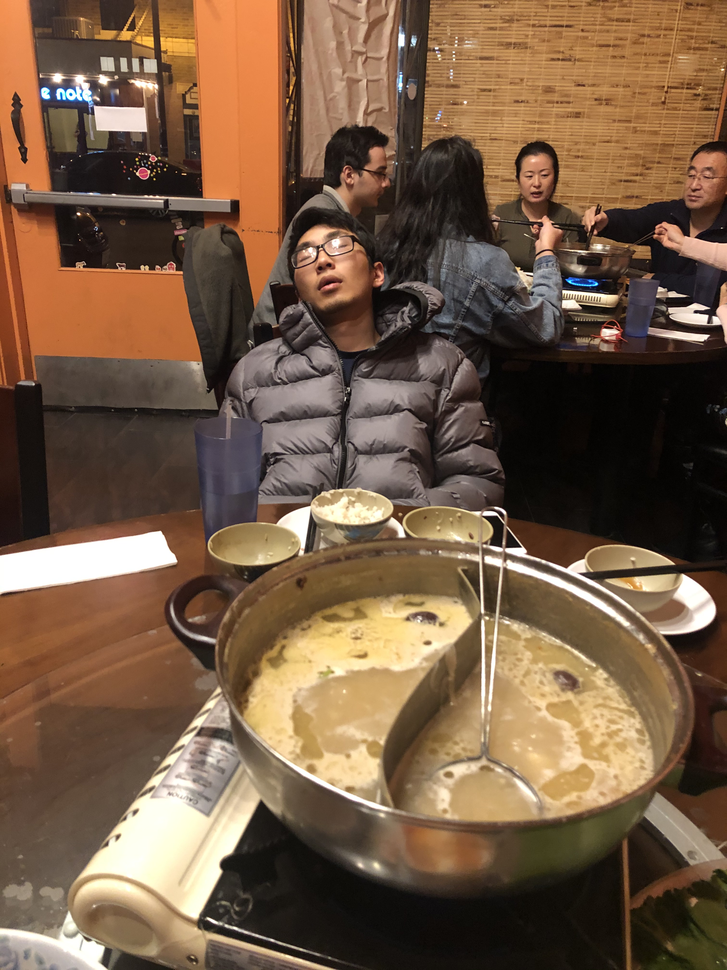
%> input picture img_source/1.png, 727 x 970 px, shrunk from 3024 x 4032 before the run
$ octave project3.m   (GNU Octave 9; MATLAB toolbox functions it lacks are replaced by stand-ins)
%> lines starting %> are read from the running program, lines starting %| are printed output that depends on the picture; in (x1, y1, x2, y2) boxes, pixels count from 0 and x2, y2 are one past the last pixel; in counts of white or black regions, pixels touching at a corner belong together; the program's own positions count from 1
close all
clear all
clc
im1 = imread('D:\Matlab-Digital-Image-Processing\img_source\1.png');
%> im1 is the input picture: size 970x727x3 uint8; mean R, G, B 117.6, 91.5, 69
YCbCr= rgb2ycbcr(im1);
%> YCbCr: size 970x727x3 uint8; mean of channels 1, 2, 3 99.1, 114.2, 141.1
Y = YCbCr(:, : ,1);
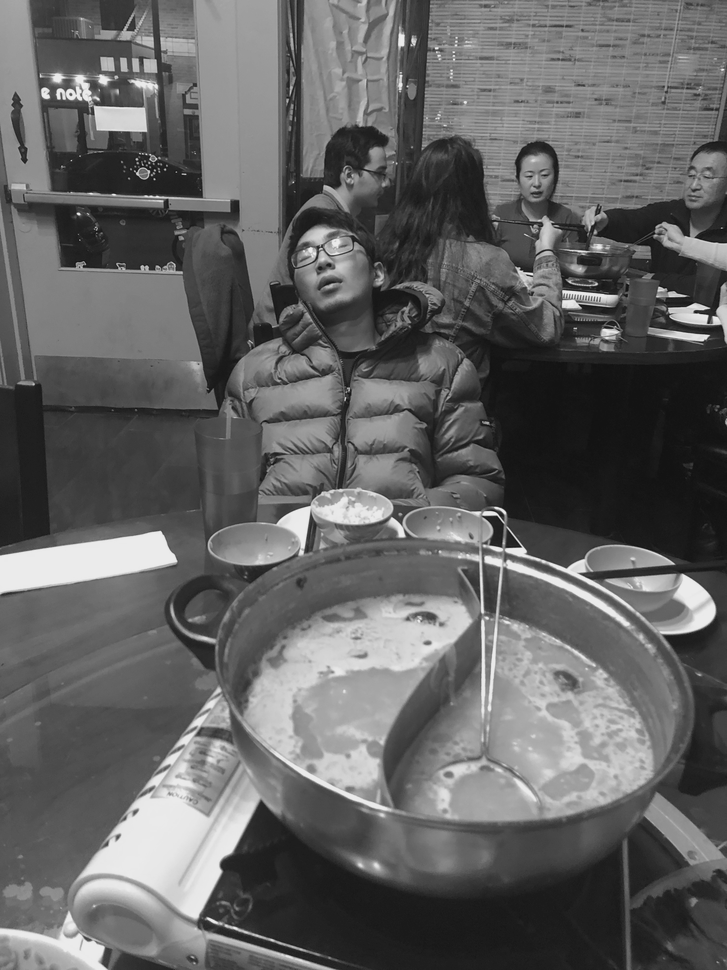
%> Y: size 970x727 uint8; min 16, max 235, mean 99.1
Cb = YCbCr(:,:,2);
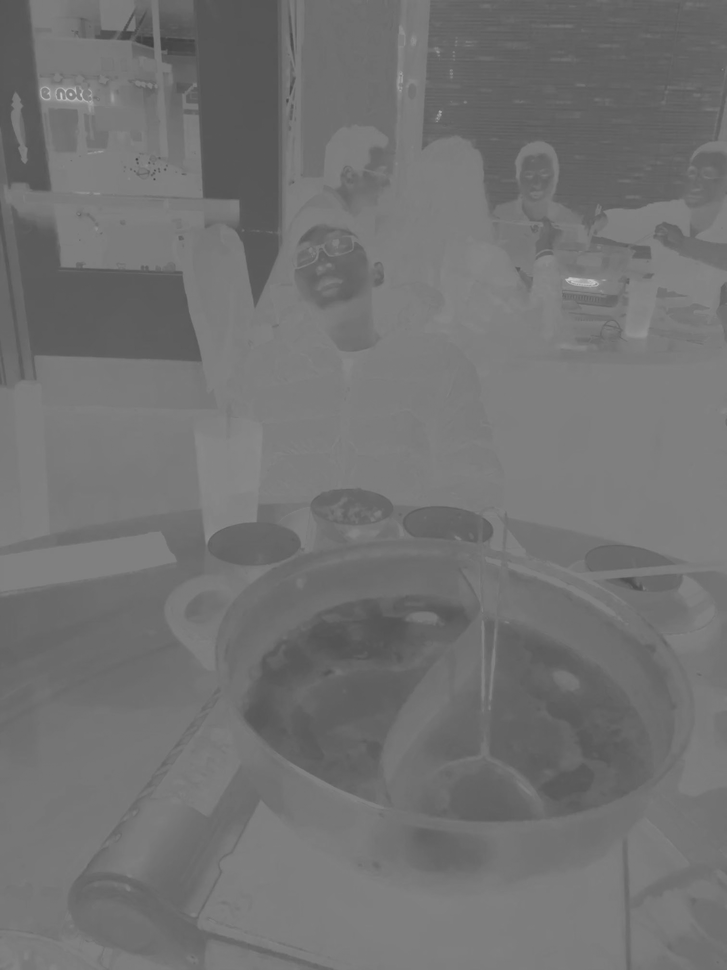
%> Cb: size 970x727 uint8; min 63, max 203, mean 114.2
Cr= YCbCr(:,:,3);
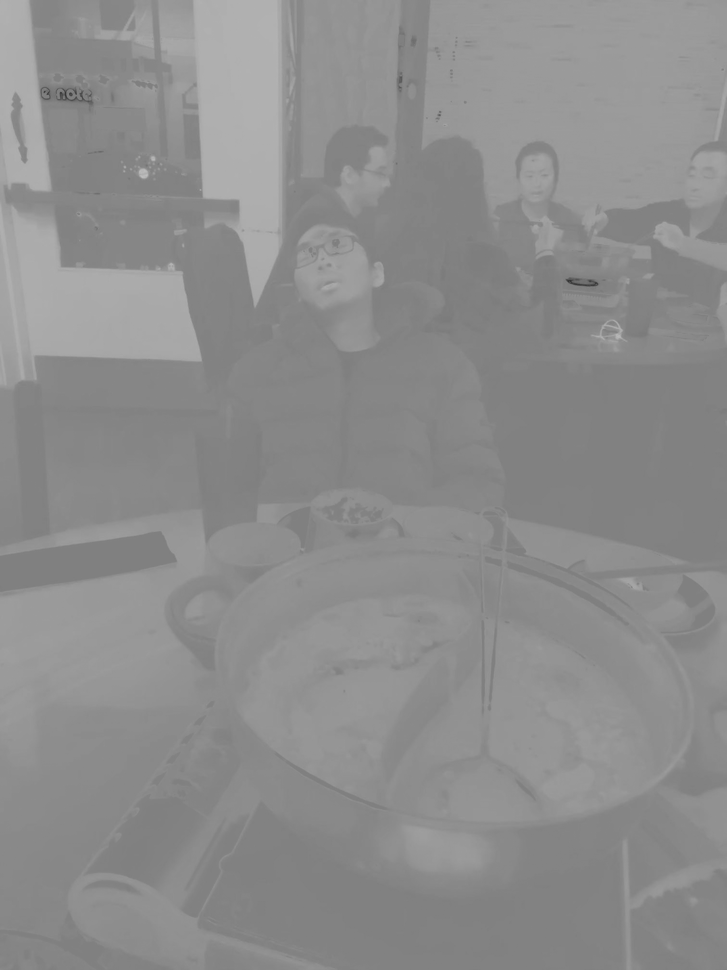
%> Cr: size 970x727 uint8; min 51, max 190, mean 141.1
BW1 = edge(Y,'Prewitt');
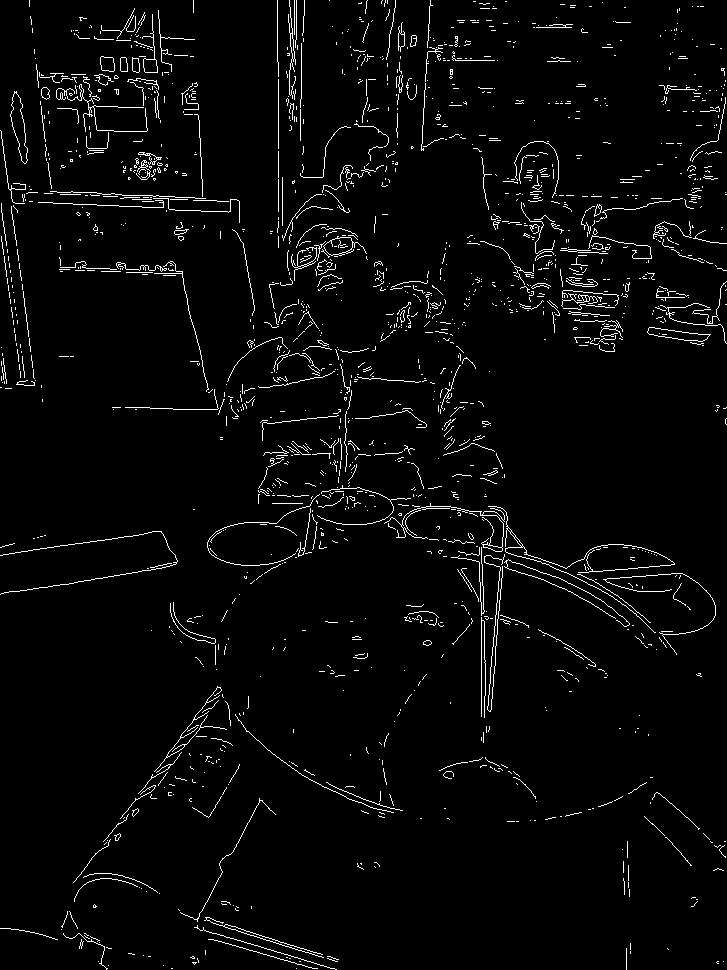
%> BW1: size 970x727 logical; 3.2% white in thin lines or dots
BW2 = edge(Y,'Sobel');
%> BW2: size 970x727 logical; 3.2% white in thin lines or dots
figure;
imshow(BW1);
title('Prewitt on Y');
figure;
imshow(BW2);
title('Sobel on Y');

BW3 = edge(Cb,'Prewitt');
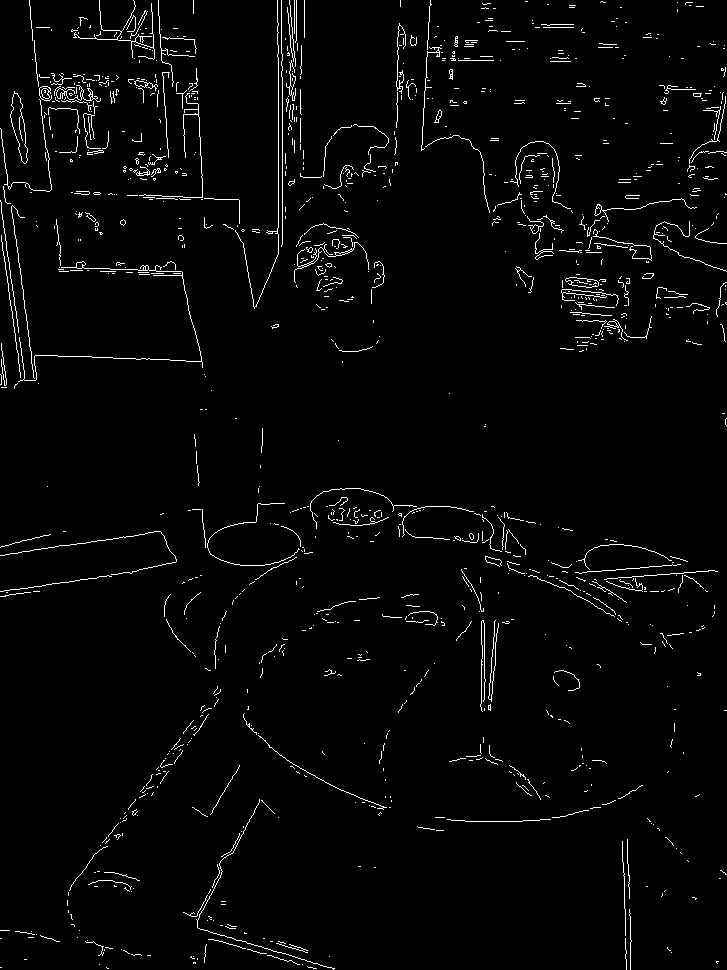
%> BW3: size 970x727 logical; 2.5% white in thin lines or dots
BW4 = edge(Cb,'Sobel');
%> BW4: size 970x727 logical; 2.4% white in thin lines or dots
figure;
imshow(BW3);
title('Prewitt on Cb');
figure;
imshow(BW4);
title('Sobel on Cb');

BW5 = edge(Cr,'Prewitt');
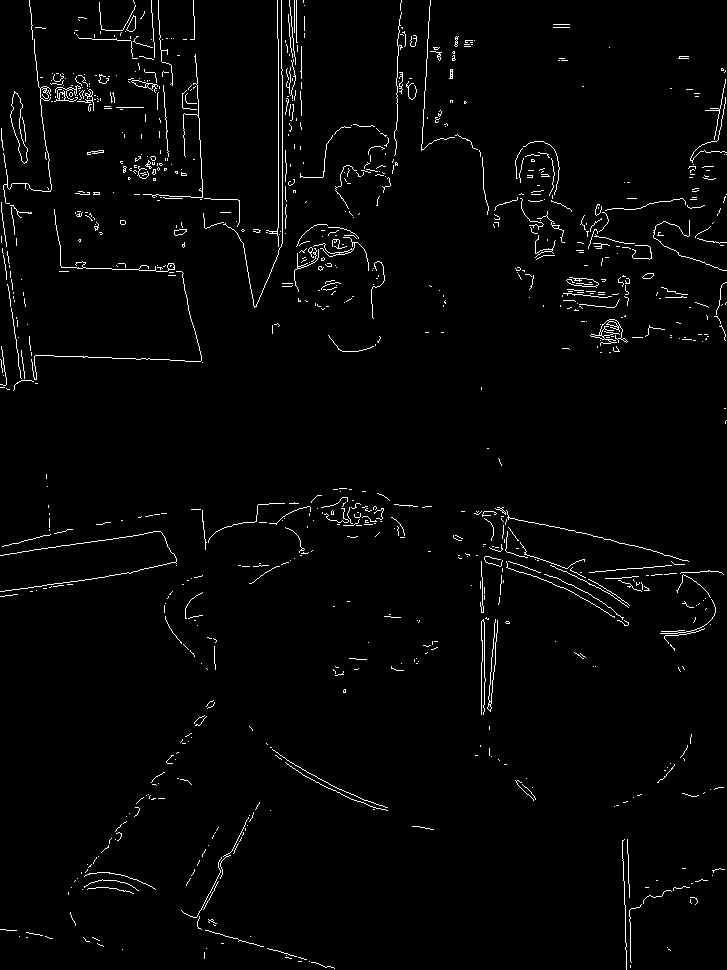
%> BW5: size 970x727 logical; 2.1% white in thin lines or dots
BW6 = edge(Cr,'Sobel');
%> BW6: size 970x727 logical; 2.1% white in thin lines or dots
figure;
imshow(BW5);
title('Prewitt on Cr');
figure;
imshow(BW6);
title('Sobel on Cr');

$ run again, with img_source/10.jpg saved as img_source/1.png
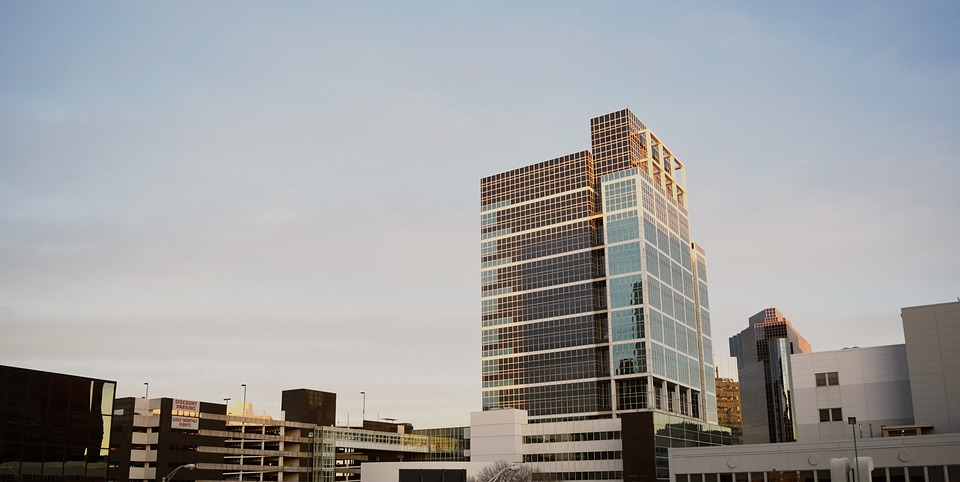
%> input picture img_source/10.jpg, 960 x 482 px
%> im1 is the input picture: size 482x960x3 uint8; mean R, G, B 157.7, 158.1, 158.7
%> YCbCr: size 482x960x3 uint8; mean of channels 1, 2, 3 151.8, 128.3, 127.8
%> `BW1 = edge(Y,'Prewitt');`:
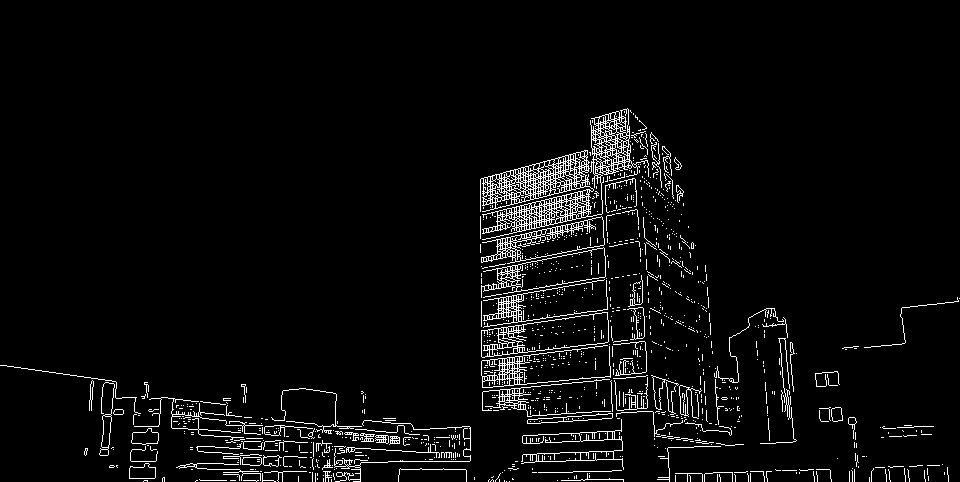
%> BW1: size 482x960 logical; 4.3% white in thin lines or dots, all inside (x1, y1, x2, y2) = (0, 108, 960, 482)
%> BW3: size 482x960 logical; 3.1% white in thin lines or dots, all inside (x1, y1, x2, y2) = (0, 108, 948, 482)
%> `BW5 = edge(Cr,'Prewitt');`:
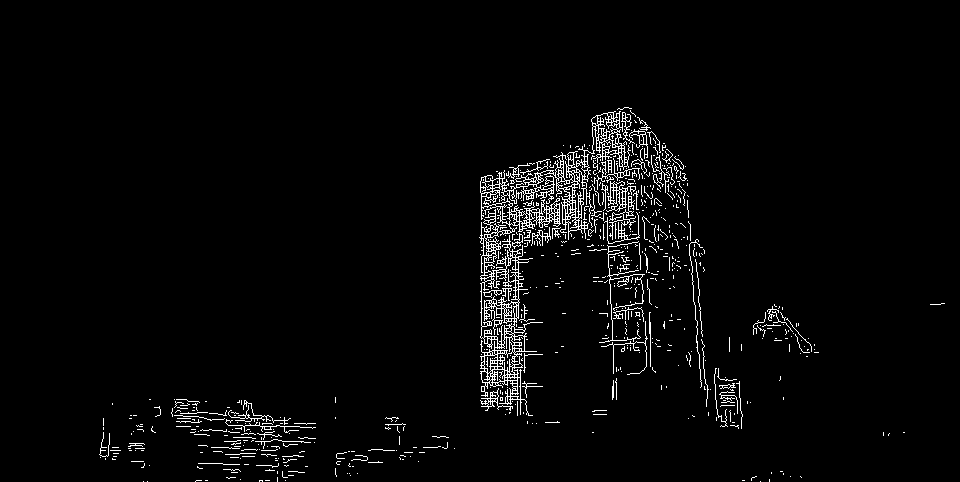
%> BW5: size 482x960 logical; 3% white in thin lines or dots, all inside (x1, y1, x2, y2) = (99, 107, 945, 482)

$ run again, with img_source/11.jpg saved as img_source/1.png
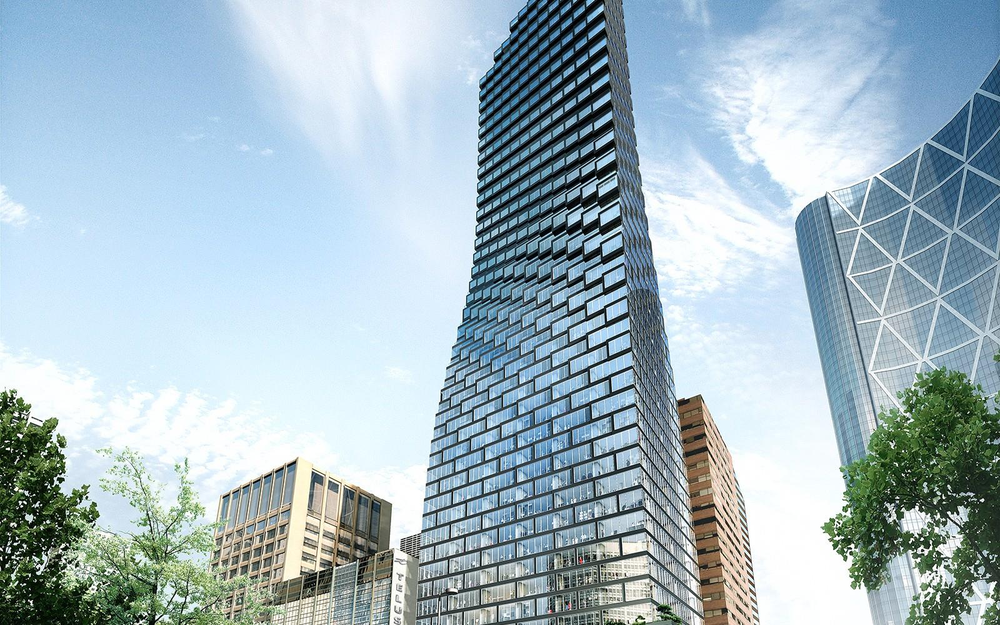
%> input picture img_source/11.jpg, 1000 x 625 px, shrunk from 1600 x 1000 before the run
%> im1 is the input picture: size 625x1000x3 uint8; mean R, G, B 163.6, 184.1, 193.6
%> YCbCr: size 625x1000x3 uint8; mean of channels 1, 2, 3 169.7, 135.2, 118.3
%> `BW1 = edge(Y,'Prewitt');`:
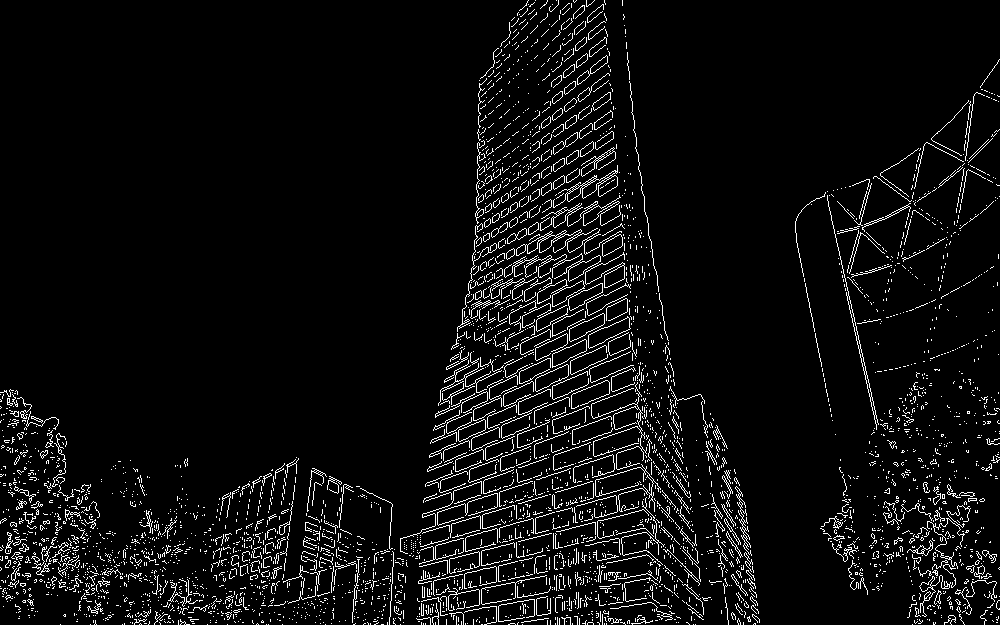
%> BW1: size 625x1000 logical; 5.5% white in thin lines or dots
%> BW2: size 625x1000 logical; 5.5% white in thin lines or dots
%> BW3: size 625x1000 logical; 3.4% white in thin lines or dots
%> BW4: size 625x1000 logical; 3.4% white in thin lines or dots
%> `BW5 = edge(Cr,'Prewitt');`:
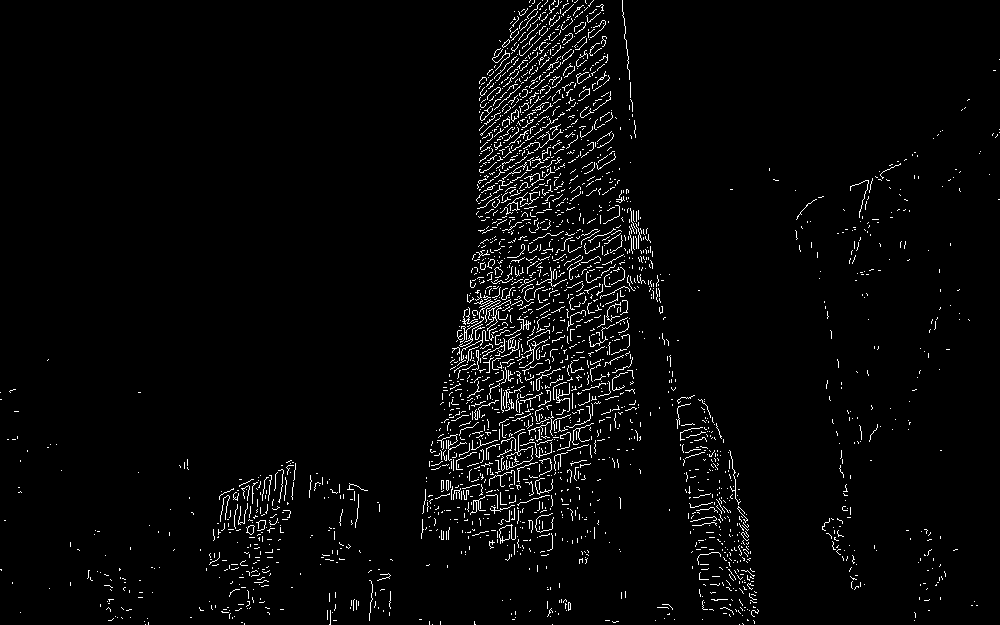
%> BW5: size 625x1000 logical; 3% white in thin lines or dots
%> BW6: size 625x1000 logical; 3% white in thin lines or dots
